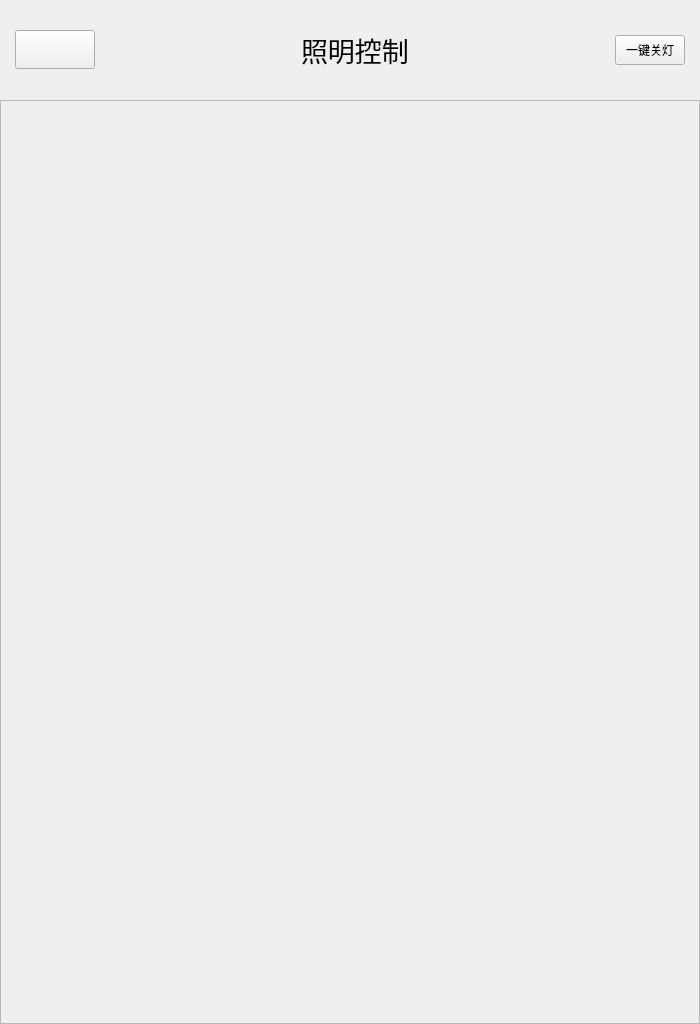
<?xml version="1.0" encoding="UTF-8"?>
<ui version="4.0">
 <class>lightPage</class>
 <widget class="QWidget" name="lightPage">
  <property name="geometry">
   <rect>
    <x>0</x>
    <y>0</y>
    <width>700</width>
    <height>1024</height>
   </rect>
  </property>
  <property name="sizePolicy">
   <sizepolicy hsizetype="Minimum" vsizetype="Minimum">
    <horstretch>0</horstretch>
    <verstretch>0</verstretch>
   </sizepolicy>
  </property>
  <property name="styleSheet">
   <string notr="true"/>
  </property>
  <layout class="QVBoxLayout" name="verticalLayout_2">
   <property name="spacing">
    <number>0</number>
   </property>
   <property name="leftMargin">
    <number>0</number>
   </property>
   <property name="topMargin">
    <number>0</number>
   </property>
   <property name="rightMargin">
    <number>0</number>
   </property>
   <property name="bottomMargin">
    <number>0</number>
   </property>
   <item>
    <widget class="QWidget" name="widget" native="true">
     <property name="sizePolicy">
      <sizepolicy hsizetype="Maximum" vsizetype="Maximum">
       <horstretch>0</horstretch>
       <verstretch>0</verstretch>
      </sizepolicy>
     </property>
     <property name="minimumSize">
      <size>
       <width>0</width>
       <height>0</height>
      </size>
     </property>
     <property name="maximumSize">
      <size>
       <width>16777215</width>
       <height>16777215</height>
      </size>
     </property>
     <layout class="QHBoxLayout" name="horizontalLayout">
      <property name="leftMargin">
       <number>15</number>
      </property>
      <property name="topMargin">
       <number>30</number>
      </property>
      <property name="rightMargin">
       <number>15</number>
      </property>
      <property name="bottomMargin">
       <number>30</number>
      </property>
      <item>
       <widget class="QPushButton" name="lightBack">
        <property name="sizePolicy">
         <sizepolicy hsizetype="Maximum" vsizetype="Maximum">
          <horstretch>0</horstretch>
          <verstretch>0</verstretch>
         </sizepolicy>
        </property>
        <property name="font">
         <font>
          <pointsize>20</pointsize>
         </font>
        </property>
        <property name="autoFillBackground">
         <bool>false</bool>
        </property>
        <property name="text">
         <string/>
        </property>
        <property name="icon">
         <iconset resource="resource.qrc">
          <normaloff>:/icon/return.png</normaloff>
          <normalon>:/icon/return.png</normalon>:/icon/return.png</iconset>
        </property>
        <property name="checkable">
         <bool>true</bool>
        </property>
       </widget>
      </item>
      <item>
       <spacer name="horizontalSpacer">
        <property name="orientation">
         <enum>Qt::Horizontal</enum>
        </property>
        <property name="sizeHint" stdset="0">
         <size>
          <width>220</width>
          <height>20</height>
         </size>
        </property>
       </spacer>
      </item>
      <item>
       <widget class="QLabel" name="titleLabel">
        <property name="font">
         <font>
          <pointsize>20</pointsize>
         </font>
        </property>
        <property name="text">
         <string>照明控制</string>
        </property>
        <property name="margin">
         <number>0</number>
        </property>
       </widget>
      </item>
      <item>
       <spacer name="horizontalSpacer_2">
        <property name="orientation">
         <enum>Qt::Horizontal</enum>
        </property>
        <property name="sizeHint" stdset="0">
         <size>
          <width>220</width>
          <height>20</height>
         </size>
        </property>
       </spacer>
      </item>
      <item>
       <widget class="QPushButton" name="closeAll">
        <property name="sizePolicy">
         <sizepolicy hsizetype="Maximum" vsizetype="Maximum">
          <horstretch>0</horstretch>
          <verstretch>0</verstretch>
         </sizepolicy>
        </property>
        <property name="minimumSize">
         <size>
          <width>70</width>
          <height>30</height>
         </size>
        </property>
        <property name="maximumSize">
         <size>
          <width>50</width>
          <height>30</height>
         </size>
        </property>
        <property name="font">
         <font>
          <pointsize>9</pointsize>
         </font>
        </property>
        <property name="text">
         <string>一键关灯</string>
        </property>
       </widget>
      </item>
     </layout>
    </widget>
   </item>
   <item>
    <widget class="myScollArea" name="lightScrollArea">
     <property name="sizePolicy">
      <sizepolicy hsizetype="Expanding" vsizetype="Minimum">
       <horstretch>0</horstretch>
       <verstretch>0</verstretch>
      </sizepolicy>
     </property>
     <property name="minimumSize">
      <size>
       <width>0</width>
       <height>0</height>
      </size>
     </property>
     <property name="maximumSize">
      <size>
       <width>16777215</width>
       <height>16777215</height>
      </size>
     </property>
     <property name="mouseTracking">
      <bool>true</bool>
     </property>
     <property name="tabletTracking">
      <bool>true</bool>
     </property>
     <property name="contextMenuPolicy">
      <enum>Qt::DefaultContextMenu</enum>
     </property>
     <property name="acceptDrops">
      <bool>true</bool>
     </property>
     <property name="verticalScrollBarPolicy">
      <enum>Qt::ScrollBarAlwaysOff</enum>
     </property>
     <property name="horizontalScrollBarPolicy">
      <enum>Qt::ScrollBarAlwaysOff</enum>
     </property>
     <property name="sizeAdjustPolicy">
      <enum>QAbstractScrollArea::AdjustToContents</enum>
     </property>
     <property name="widgetResizable">
      <bool>true</bool>
     </property>
     <property name="alignment">
      <set>Qt::AlignLeading|Qt::AlignLeft|Qt::AlignTop</set>
     </property>
     <widget class="QWidget" name="scrollAreaWidgetContents">
      <property name="geometry">
       <rect>
        <x>0</x>
        <y>0</y>
        <width>698</width>
        <height>1000</height>
       </rect>
      </property>
      <property name="sizePolicy">
       <sizepolicy hsizetype="Expanding" vsizetype="Maximum">
        <horstretch>0</horstretch>
        <verstretch>0</verstretch>
       </sizepolicy>
      </property>
      <property name="minimumSize">
       <size>
        <width>0</width>
        <height>1000</height>
       </size>
      </property>
      <property name="mouseTracking">
       <bool>true</bool>
      </property>
      <property name="tabletTracking">
       <bool>true</bool>
      </property>
      <property name="acceptDrops">
       <bool>true</bool>
      </property>
      <property name="styleSheet">
       <string notr="true"/>
      </property>
      <layout class="QVBoxLayout" name="verticalLayout"/>
     </widget>
    </widget>
   </item>
  </layout>
 </widget>
 <customwidgets>
  <customwidget>
   <class>myScollArea</class>
   <extends>QScrollArea</extends>
   <header>myscollarea.h</header>
   <container>1</container>
  </customwidget>
 </customwidgets>
 <resources>
  <include location="resource.qrc"/>
 </resources>
 <connections/>
</ui>
